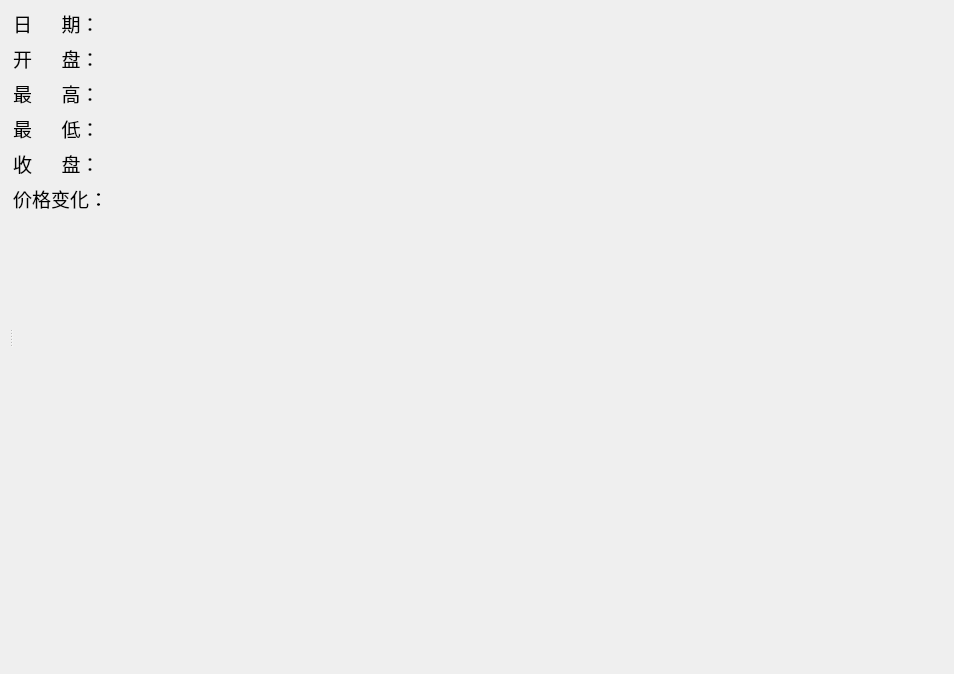
<?xml version="1.0" encoding="UTF-8"?>
<ui version="4.0">
 <class>MainWindow</class>
 <widget class="QMainWindow" name="MainWindow">
  <property name="geometry">
   <rect>
    <x>0</x>
    <y>0</y>
    <width>954</width>
    <height>674</height>
   </rect>
  </property>
  <property name="windowTitle">
   <string>微信公众号：学点编程吧--汇率走势图</string>
  </property>
  <widget class="QWidget" name="centralWidget">
   <layout class="QVBoxLayout" name="verticalLayout_2">
    <item>
     <widget class="QSplitter" name="splitter">
      <property name="orientation">
       <enum>Qt::Horizontal</enum>
      </property>
      <property name="opaqueResize">
       <bool>false</bool>
      </property>
      <property name="childrenCollapsible">
       <bool>false</bool>
      </property>
      <widget class="QWidget" name="verticalLayoutWidget">
       <layout class="QVBoxLayout" name="verticalLayout"/>
      </widget>
      <widget class="QWidget" name="formLayoutWidget">
       <layout class="QFormLayout" name="formLayout">
        <item row="0" column="0">
         <widget class="QLabel" name="label_date">
          <property name="font">
           <font>
            <family>微软雅黑</family>
            <pointsize>14</pointsize>
           </font>
          </property>
          <property name="text">
           <string>日      期：</string>
          </property>
         </widget>
        </item>
        <item row="0" column="1">
         <widget class="QLabel" name="label_date_c">
          <property name="font">
           <font>
            <family>微软雅黑</family>
            <pointsize>14</pointsize>
           </font>
          </property>
          <property name="text">
           <string/>
          </property>
         </widget>
        </item>
        <item row="1" column="0">
         <widget class="QLabel" name="label_open">
          <property name="font">
           <font>
            <family>微软雅黑</family>
            <pointsize>14</pointsize>
           </font>
          </property>
          <property name="text">
           <string>开      盘：</string>
          </property>
         </widget>
        </item>
        <item row="1" column="1">
         <widget class="QLabel" name="label_open_c">
          <property name="font">
           <font>
            <family>微软雅黑</family>
            <pointsize>14</pointsize>
           </font>
          </property>
          <property name="text">
           <string/>
          </property>
         </widget>
        </item>
        <item row="2" column="0">
         <widget class="QLabel" name="label_high">
          <property name="font">
           <font>
            <family>微软雅黑</family>
            <pointsize>14</pointsize>
           </font>
          </property>
          <property name="text">
           <string>最      高：</string>
          </property>
         </widget>
        </item>
        <item row="2" column="1">
         <widget class="QLabel" name="label_high_c">
          <property name="font">
           <font>
            <family>微软雅黑</family>
            <pointsize>14</pointsize>
           </font>
          </property>
          <property name="text">
           <string/>
          </property>
         </widget>
        </item>
        <item row="3" column="0">
         <widget class="QLabel" name="label_low">
          <property name="font">
           <font>
            <family>微软雅黑</family>
            <pointsize>14</pointsize>
           </font>
          </property>
          <property name="text">
           <string>最      低：</string>
          </property>
         </widget>
        </item>
        <item row="3" column="1">
         <widget class="QLabel" name="label_low_c">
          <property name="font">
           <font>
            <family>微软雅黑</family>
            <pointsize>14</pointsize>
           </font>
          </property>
          <property name="text">
           <string/>
          </property>
         </widget>
        </item>
        <item row="4" column="0">
         <widget class="QLabel" name="label_close">
          <property name="font">
           <font>
            <family>微软雅黑</family>
            <pointsize>14</pointsize>
           </font>
          </property>
          <property name="text">
           <string>收      盘：</string>
          </property>
         </widget>
        </item>
        <item row="4" column="1">
         <widget class="QLabel" name="label_close_c">
          <property name="font">
           <font>
            <family>微软雅黑</family>
            <pointsize>14</pointsize>
           </font>
          </property>
          <property name="text">
           <string/>
          </property>
         </widget>
        </item>
        <item row="5" column="0">
         <widget class="QLabel" name="label_change">
          <property name="font">
           <font>
            <family>微软雅黑</family>
            <pointsize>14</pointsize>
           </font>
          </property>
          <property name="text">
           <string>价格变化：</string>
          </property>
         </widget>
        </item>
        <item row="5" column="1">
         <widget class="QLabel" name="label_change_c">
          <property name="font">
           <font>
            <family>微软雅黑</family>
            <pointsize>14</pointsize>
           </font>
          </property>
          <property name="text">
           <string/>
          </property>
         </widget>
        </item>
       </layout>
      </widget>
     </widget>
    </item>
   </layout>
  </widget>
 </widget>
 <resources/>
 <connections/>
</ui>
